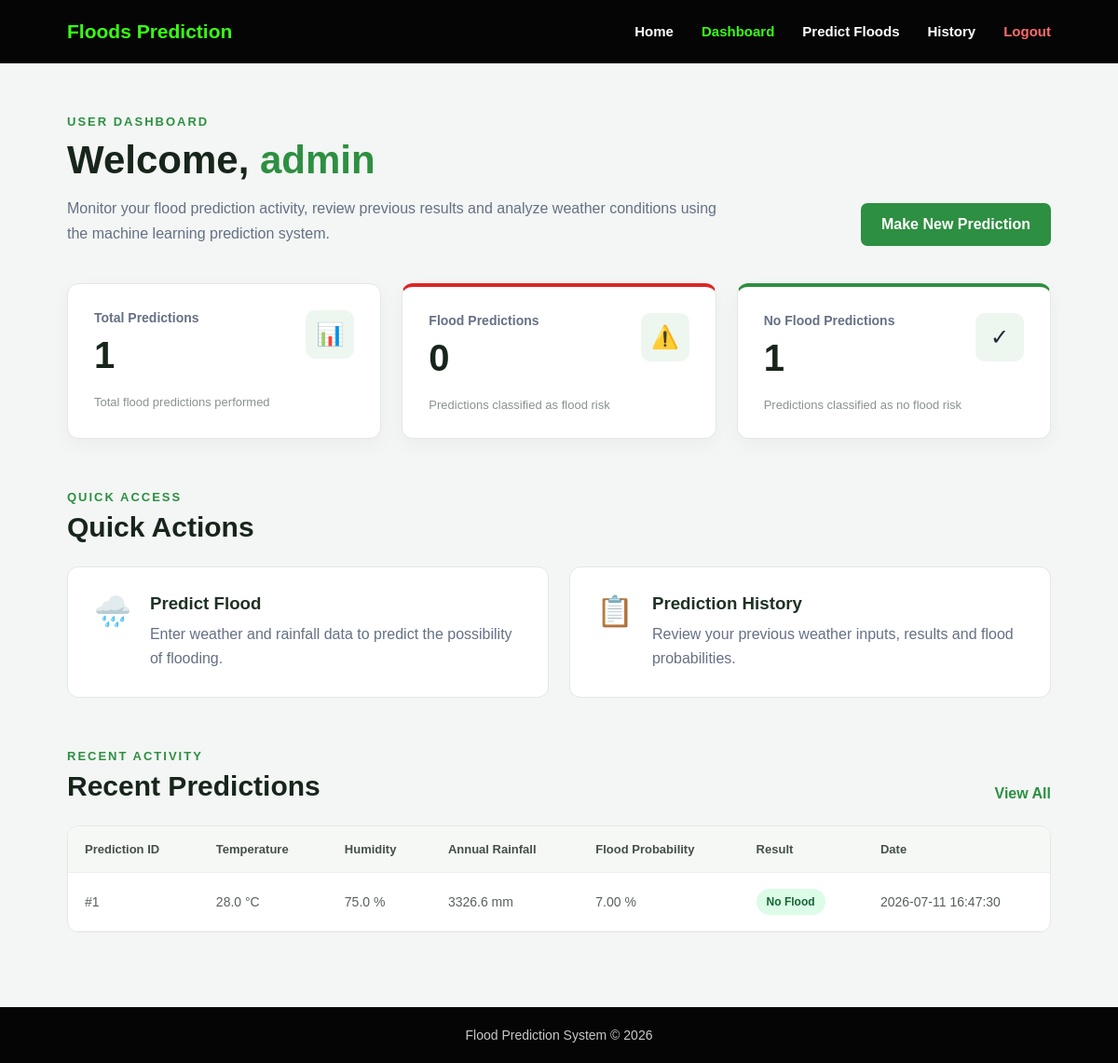
The app's page /dashboard (signed in) with its own data.
### tables this page shows
CREATE TABLE Prediction_Result (

            PredictionID INTEGER PRIMARY KEY AUTOINCREMENT,

            DataID INTEGER NOT NULL,

            ModelID INTEGER NOT NULL,

            FloodResult INTEGER NOT NULL,

            FloodProbability REAL,

            PredictionDate TIMESTAMP DEFAULT CURRENT_TIMESTAMP,

            FOREIGN KEY (DataID)
            REFERENCES Weather_Data(DataID)
            ON DELETE CASCADE,

            FOREIGN KEY (ModelID)
            REFERENCES ML_Model(ModelID)
            ON DELETE CASCADE

        );

CREATE TABLE Weather_Data (

            DataID INTEGER PRIMARY KEY AUTOINCREMENT,

            UserID INTEGER NOT NULL,

            Temp REAL NOT NULL,

            Humidity REAL NOT NULL,

            CloudCover REAL NOT NULL,

            AnnualRainfall REAL NOT NULL,

            JanFebRainfall REAL NOT NULL,

            MarMayRainfall REAL NOT NULL,

            JunSepRainfall REAL NOT NULL,

            OctDecRainfall REAL NOT NULL,

            AvgJuneRainfall REAL NOT NULL,

            SubRainfall REAL NOT NULL,

            CreatedAt TIMESTAMP DEFAULT CURRENT_TIMESTAMP,

            FOREIGN KEY (UserID)
            REFERENCES Users(UserID)
            ON DELETE CASCADE

        );

### app.py (the view)
@app.route("/dashboard")
@login_required
def dashboard():
    connection = get_db_connection()
    total_predictions = connection.execute(
        """
        SELECT COUNT(*) AS total

        FROM Prediction_Result AS pr

        JOIN Weather_Data AS wd
        ON pr.DataID = wd.DataID

        WHERE wd.UserID = ?
        """,
        (
            session["user_id"],
        )
    ).fetchone()["total"]
    flood_predictions = connection.execute(
        """
        SELECT COUNT(*) AS total

        FROM Prediction_Result AS pr

        JOIN Weather_Data AS wd
        ON pr.DataID = wd.DataID

        WHERE
            wd.UserID = ?
            AND pr.FloodResult = 1
        """,
        (
            session["user_id"],
        )
    ).fetchone()["total"]
    no_flood_predictions = connection.execute(
        """
        SELECT COUNT(*) AS total

        FROM Prediction_Result AS pr

        JOIN Weather_Data AS wd
        ON pr.DataID = wd.DataID

        WHERE
            wd.UserID = ?
            AND pr.FloodResult = 0
        """,
        (
            session["user_id"],
        )
    ).fetchone()["total"]
    recent_predictions = connection.execute(
        """
        SELECT

            pr.PredictionID,

            pr.FloodResult,

            pr.FloodProbability,

            pr.PredictionDate,

            wd.Temp,

            wd.Humidity,

            wd.AnnualRainfall

        FROM Prediction_Result AS pr

        JOIN Weather_Data AS wd
        ON pr.DataID = wd.DataID

        WHERE wd.UserID = ?

        ORDER BY
            pr.PredictionDate DESC

        LIMIT 5
        """,
        (
            session["user_id"],
        )
    ).fetchall()
    connection.close()
    return render_template(
        "dashboard.html",
        total_predictions=total_predictions,
        flood_predictions=flood_predictions,
        no_flood_predictions=no_flood_predictions,
        recent_predictions=recent_predictions
    )

### app.py (called while the page is built, shortened)
def get_db_connection():
    connection = sqlite3.connect(DATABASE)
    connection.row_factory = sqlite3.Row
    connection.execute(
        "PRAGMA foreign_keys = ON"
    )
    return connection

def login_required(route_function):
    @wraps(route_function)
    def wrapper(*args, **kwargs):
        return route_function(
            *args,
            **kwargs
        )
    return wrapper

### templates/dashboard.html (shortened to what this page needs)
<!DOCTYPE html>
<html lang="en">
<head>
    <link
        rel="stylesheet"
        href="{{ url_for('static', filename='style.css') }}"
    >
</head>
<body class="dashboard-page">
<nav class="navbar">
    <div class="logo">
        <a href="{{ url_for('home') }}">
            Floods Prediction
        </a>
    </div>
    <ul class="nav-links">
        <li>
            <a href="{{ url_for('home') }}">
                Home
            </a>
        </li>
        <li>
            <a
                href="{{ url_for('dashboard') }}"
                class="active"
            >
                Dashboard
            </a>
        </li>
        <li>
            <a href="{{ url_for('predict') }}">
                Predict Floods
            </a>
        </li>
        <li>
            <a href="{{ url_for('history') }}">
                History
            </a>
        </li>
        <li>
            <a
                href="{{ url_for('logout') }}"
                class="logout-link"
            >
                Logout
            </a>
        </li>
    </ul>
</nav>
<main class="dashboard-main">
    <section class="dashboard-welcome">
        <div>
            <p class="dashboard-label">
                USER DASHBOARD
            </p>
            <h1>
                Welcome,
                <span>
                    {{ session.get('user_name', 'User') }}
                </span>
            </h1>
            <p>
                Monitor your flood prediction activity,
                review previous results and analyze
                weather conditions using the machine
                learning prediction system.
            </p>
        </div>
        <a
            href="{{ url_for('predict') }}"
            class="dashboard-predict-btn"
        >
            Make New Prediction
        </a>
    </section>
    <section class="dashboard-stats">
        <div class="stat-card">
            <div class="stat-card-top">
                <div>
                    <p class="stat-title">
                        Total Predictions
                    </p>
                    <h2>
                        {{ total_predictions }}
                    </h2>
                </div>
                <div class="stat-icon">
                    📊
                </div>
            </div>
            <p class="stat-description">
                Total flood predictions performed
            </p>
        </div>
        <div class="stat-card flood-stat-card">
            <div class="stat-card-top">
                <div>
                    <p class="stat-title">
                        Flood Predictions
                    </p>
                    <h2>
                        {{ flood_predictions }}
                    </h2>
                </div>
                <div class="stat-icon">
                    ⚠️
                </div>
            </div>
            <p class="stat-description">
                Predictions classified as flood risk
            </p>
        </div>
        <div class="stat-card safe-stat-card">
            <div class="stat-card-top">
                <div>
                    <p class="stat-title">
                        No Flood Predictions
                    </p>
                    <h2>
                        {{ no_flood_predictions }}
                    </h2>
                </div>
                <div class="stat-icon">
                    ✓
                </div>
            </div>
            <p class="stat-description">
                Predictions classified as no flood risk
            </p>
        </div>
    </section>
    <section class="dashboard-section">
        <div class="section-heading">
            <div>
                <p class="section-label">
                    QUICK ACCESS
                </p>
                <h2>
                    Quick Actions
                </h2>
            </div>
        </div>
        <div class="quick-actions">
            <a
                href="{{ url_for('predict') }}"
                class="quick-action-card"
            >
                <div class="quick-action-icon">
                    🌧️
                </div>
                <div>
                    <h3>
                        Predict Flood
                    </h3>
                    <p>
                        Enter weather and rainfall data
                        to predict the possibility of flooding.
                    </p>
                </div>
            </a>
            <a
                href="{{ url_for('history') }}"
                class="quick-action-card"
            >
                <div class="quick-action-icon">
                    📋
                </div>
                <div>
                    <h3>
                        Prediction History
                    </h3>
                    <p>
                        Review your previous weather inputs,
                        results and flood probabilities.
                    </p>
                </div>
            </a>
        </div>
    </section>
    <section class="dashboard-section">
        <div class="section-heading">
            <div>
                <p class="section-label">
                    RECENT ACTIVITY
                </p>
                <h2>
                    Recent Predictions
                </h2>
            </div>
            <a
                href="{{ url_for('history') }}"
                class="view-all-link"
            >
                View All
            </a>
        </div>
        {% if recent_predictions %}
            <div class="table-container">
                <table class="dashboard-table">
                    <thead>
                        <tr>
                            <th>
                                Prediction ID
                            </th>
                            <th>
                                Temperature
                            </th>
                            <th>
                                Humidity
                            </th>
                            <th>
                                Annual Rainfall
                            </th>
                            <th>
                                Flood Probability
                            </th>
                            <th>
                                Result
                            </th>
                            <th>
                                Date
                            </th>
                        </tr>
                    </thead>
                    <tbody>
                        {% for prediction in recent_predictions %}
                            <tr>
                                <td>
                                    #{{ prediction["PredictionID"] }}
                                </td>
                                <td>
                                    {{ prediction["Temp"] }} °C
                                </td>
                                <td>
                                    {{ prediction["Humidity"] }} %
                                </td>
                                <td>
                                    {{ prediction["AnnualRainfall"] }} mm
                                </td>
                                <td>
                                    {{ "%.2f"|format(
                                        prediction["FloodProbability"]
                                    ) }} %
                                </td>
                                <td>
                                    {% if prediction["FloodResult"] == 1 %}
                                        <span class="result-badge flood-badge">
                                            Flood Risk
                                        </span>
                                    {% else %}
                                        <span class="result-badge safe-badge">
                                            No Flood
                                        </span>
                                    {% endif %}
                                </td>
                                <td>
                                    {{ prediction["PredictionDate"] }}
                                </td>
                            </tr>
                        {% endfor %}
                    </tbody>
                </table>
            </div>
        {% endif %}
    </section>
</main>
<footer class="dashboard-footer">
    <p>
        Flood Prediction System
        &copy; 2026
    </p>
</footer>
</body>
</html>

### static/style.css (style rules this page uses)
* { margin: 0; padding: 0; box-sizing: border-box; }
html { scroll-behavior: smooth; }
body { min-height: 100vh; font-family: Arial, Helvetica, sans-serif; background: #f4f7f5; color: #1f2937; }
a { text-decoration: none; }
.navbar { width: 100%; min-height: 68px; padding: 0 6%; background: #050505; display: flex; align-items: center; justify-content: space-between; position: relative; z-index: 1000; }
.logo a { color: #39ff14; font-size: 21px; font-weight: 700; }
.nav-links { display: flex; align-items: center; gap: 30px; list-style: none; }
.nav-links a { color: #ffffff; font-size: 15px; font-weight: 600; transition: 0.3s; }
.nav-links a:hover, .nav-links a.active { color: #39ff14; }
.logout-link { color: #ff6b6b !important; }
.section-label, .dashboard-label, .hero-small-title { color: #2d8f41; font-size: 13px; font-weight: 800; letter-spacing: 2px; text-transform: uppercase; }
.home-footer, .dashboard-footer { background: #050505; color: #c8c8c8; }
.dashboard-footer { padding: 22px; text-align: center; font-size: 14px; }
.dashboard-page { background: #f3f6f4; }
.dashboard-main { width: 88%; max-width: 1250px; min-height: calc(100vh - 150px); margin: auto; padding: 55px 0 80px; }
.dashboard-welcome { display: flex; align-items: flex-end; justify-content: space-between; gap: 30px; margin-bottom: 40px; }
.dashboard-welcome h1 { margin: 10px 0 14px; font-size: 42px; color: #17251b; }
.dashboard-welcome h1 span { color: #2d8f41; }
.dashboard-welcome > div > p:last-child { max-width: 720px; color: #667085; line-height: 1.7; }
.dashboard-predict-btn { display: inline-block; flex-shrink: 0; padding: 14px 22px; border-radius: 7px; background: #2d8f41; color: #ffffff; font-weight: 700; transition: 0.3s; }
.dashboard-stats { display: grid; grid-template-columns: repeat(3, 1fr); gap: 22px; margin-bottom: 55px; }
.stat-card { padding: 28px; background: #ffffff; border: 1px solid #e4e8e5; border-radius: 12px; box-shadow: 0 7px 22px rgba(0, 0, 0, 0.04); }
.stat-card-top { display: flex; justify-content: space-between; gap: 20px; }
.stat-title { color: #667085; font-size: 14px; font-weight: 700; }
.stat-card h2 { margin-top: 10px; font-size: 40px; color: #17251b; }
.stat-icon { width: 52px; height: 52px; display: flex; align-items: center; justify-content: center; border-radius: 10px; background: #edf7ef; font-size: 24px; }
.flood-stat-card { border-top: 4px solid #dc2626; }
.safe-stat-card { border-top: 4px solid #2d8f41; }
.stat-description { margin-top: 20px; color: #8a9290; font-size: 13px; }
.dashboard-section { margin-top: 55px; }
.section-heading { display: flex; align-items: flex-end; justify-content: space-between; gap: 20px; margin-bottom: 25px; }
.section-heading h2 { margin-top: 8px; font-size: 30px; color: #17251b; }
.view-all-link { color: #2d8f41; font-weight: 700; }
.quick-actions { display: grid; grid-template-columns: repeat(2, 1fr); gap: 22px; }
.quick-action-card { padding: 28px; background: #ffffff; border: 1px solid #e2e8e3; border-radius: 12px; display: flex; align-items: flex-start; gap: 20px; color: inherit; transition: 0.3s; }
.quick-action-icon { font-size: 32px; }
.quick-action-card h3 { color: #1e3224; margin-bottom: 9px; }
.quick-action-card p { color: #667085; line-height: 1.6; }
.table-container { width: 100%; overflow-x: auto; background: #ffffff; border-radius: 12px; border: 1px solid #e4e8e5; }
.dashboard-table { width: 100%; min-width: 900px; border-collapse: collapse; }
.dashboard-table th, .dashboard-table td { padding: 17px 18px; text-align: left; border-bottom: 1px solid #edf0ed; font-size: 14px; }
.dashboard-table th { background: #f6f8f6; color: #445048; font-size: 13px; }
.dashboard-table td { color: #58615b; }
.result-badge { display: inline-block; padding: 7px 11px; border-radius: 20px; font-size: 12px; font-weight: 800; }
.safe-badge { color: #166534; background: #dcfce7; }

### records on screen
Prediction_Result: PredictionID "1", Temp "28.0", Humidity "75.0", AnnualRainfall "3326.6", FloodProbability "7.00", FloodResult "No Flood", PredictionDate "2026-07-11 16:47:30"

### other values on screen
{{ session.get('user_name', 'User') }} "admin"
{{ total_predictions }} "1"
{{ flood_predictions }} "0"
{{ no_flood_predictions }} "1"
